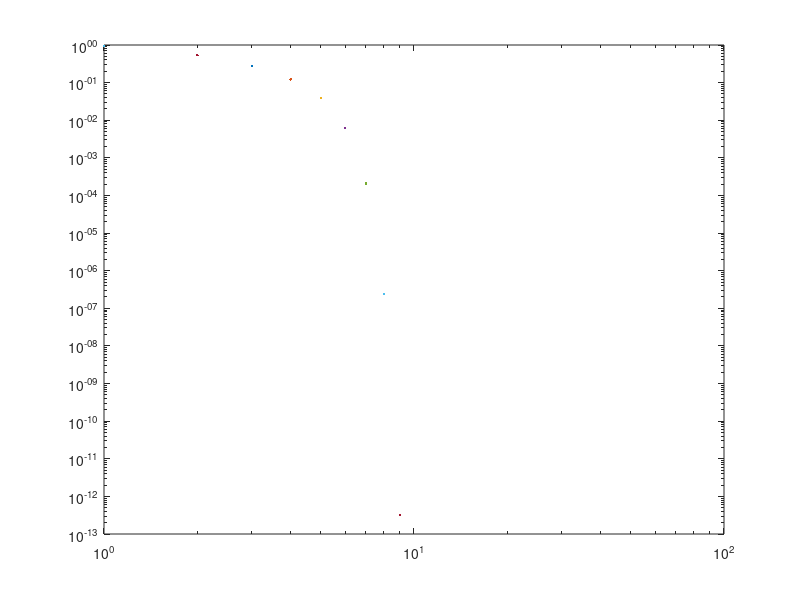

MATLAB code to generate this figure:
%% Actividad 1
%
% Ignacio Sica
%
% 18/03/21

%% Ejercicio 1.10
% A capacitor is labelled as 100 mF, whereas it is actually measured to be
% 108.2532 mF. What are the absolute and relative errors of the label? To how
% many significant digits does the label approximate the actual capacitance?
Ca=0.100
Cr=0.1082532
Eabs=abs(Ca-Cr)
Erel=abs((Ca-Cr)/Cr)
Sd=-log10(Erel/0.5)
Sd=floor(Sd)
%%
% Se puede observar como el valor de la etiqueta del capacitor no tiene ninguna
% cifra significativa puesto que el error que la misma posee un error relativo 
% significatemente grande.

%% Ejercicio 1.13
% To how many significant digits is the approximation 1.998532 when the actual
% value is 2.001959?
Va=1.998532
Vr=2.001959
Erel=abs((Va-Vr)/Vr)
Sd=-log10(Erel/0.5)
Sd=floor(Sd)
%%
% Se puede observar que la cantidad de digitos significativos es de 2. Esto se 
% debe a que el error no es tan alto como en el ejercicio 1.10, siendo el mismo 
% de 1.7118e-03.

%% Ejercicio 2.22
% How would you calculate the sum of n^-2 for n = 1, 2, ..., 100,000 and why?
y = 0;
for i = 1:100000
  y+=i^-2;
endfor
y
%%
% Para realizar la suma del 1 hasta el 100000 utilice el bucle basico for que 
% ofrece octave y se puede notar como la linea que va dentro del mismo lleva 
% punto y coma para que la misma no se imprima cada vez que la misma se ejecuta.

%% Ejercicio 3.4
% Consider the function f(x) = x + sin(x), where the sin function is in radians
% (Beeler et al. 1972). Starting from x0 = 0.5, compute the value of xi and its
% relative error as an approximation of ? over five iterations.
x=0.5;
for i = 1:5
  x=x+sin(x);
  Erel = (x-pi)/pi
  loglog(i,Erel);hold on
endfor
x
%%
% Se puede observar como cadaa vez que se vuelve a ejecutar el bloque que se 
% encuentra dentro del bloque se vuelve a calcular el error relativo del acumulado 
% con respecto a pi y a su vez se imprime en la grafica. Tambien se puede notar 
% como la misma se encuentra en escala logaritmica.

%% Ejercicio 3.5
% Consider the function f(x) = (3x4 + 10x3  20x2  24)/(4x3 + 15x2 40x). Starting
% from x0 = 5, compute the value of xi and its relative error as an approximation of
% 2 over five iterations
warning ("off", "Octave:negative-data-log-axis");
x=5;
for i = 1:50
  x = (3*x^4 + 10*x^3 - 20*x^2 - 24)/(4*x^3 + 15*x^2 - 40*x);
  Erel = (x-2)/2;
  loglog(i,Erel);hold on
endfor
x
%%
% Al igual que en ejercicio anterior, cada vez que se vuelve a ejecutar el bloque
% de codigo del bucle for se vuelve a calcular el error relativo de la sumatoria 
% con respecto a dos y luego se imprime el resultado en la grafica que tambien
% tiene escala logaritmica.